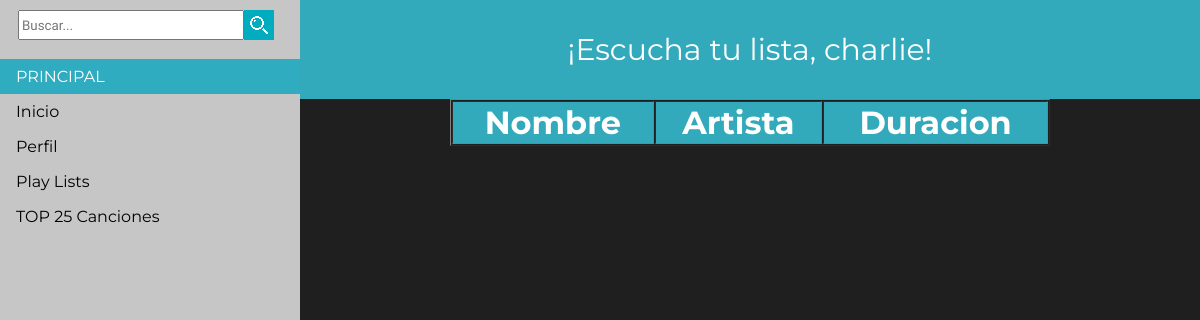
The page /mostrarLista.php?userID=2 on the database as committed earlier.
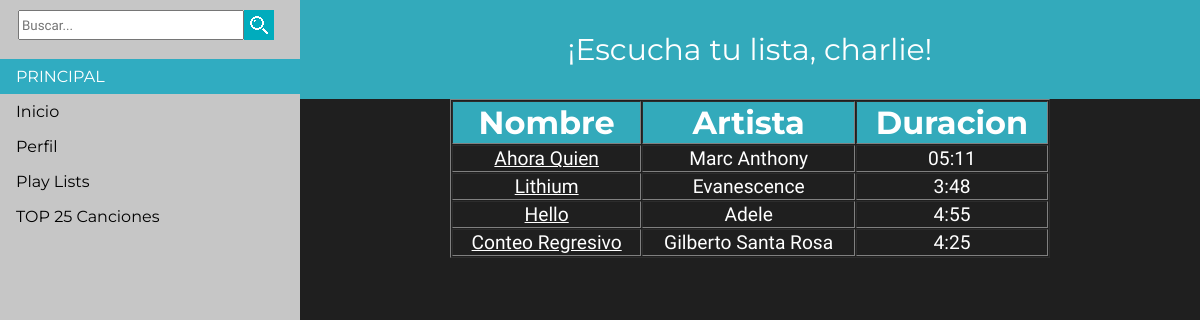
The same page on the database as committed later.
### tables this page shows
CREATE TABLE `cancion` (
  `Cod_cancion` int(11) NOT NULL,
  `CalidadA` varchar(80) NOT NULL,
  `CalidadB` varchar(80) NOT NULL,
  `Duracion` varchar(7) NOT NULL,
  `Fecha_lan` date NOT NULL,
  `Veces_escuch` int(15) NOT NULL,
  `Nombre` varchar(30) NOT NULL,
  `Cod_genero` int(11) NOT NULL,
  `Cod_album` int(11) NOT NULL
);

CREATE TABLE `artista` (
  `Cod_artista` int(11) NOT NULL,
  `Nombre` varchar(30) NOT NULL
);

### mostrarLista.php (the view, shortened to what this page needs)
<?php
	$codUsuario = $_GET['userID'];
	$conexion  = connect("Musica");
	$conexionUsuario = connect("usuarios");
	$queryLista = mysqli_query($conexion,"SELECT cancion.Cod_cancion, cancion.Nombre,artista.Nombre AS Artista ,cancion.Duracion FROM listarep, cancion,artista,artistacancion
	WHERE cancion.Cod_cancion = listarep.Cod_cancion AND
	artista.Cod_artista = artistacancion.Cod_artista AND
	artistacancion.Cod_cancion = cancion.Cod_cancion AND
	listarep.Usuario = '$codUsuario';");
	$queryUsuario = mysqli_query($conexionUsuario,"SELECT username FROM usuario WHERE userid = '$codUsuario' ;");
	$arregloUsuario = mysqli_fetch_assoc($queryUsuario);
	$nombreUsuario = $arregloUsuario['username'];
?>
<!DOCTYPE HTML>
<html>
<head>
	<link rel = "stylesheet" href = "style/formatoMostrarLista.css">
</head>
<body>
	<div id="container">
		<?php include("menuIzquierda.php"); ?>
		<div id="content">
			<div id="header">
				<p id="titulo">¡Escucha tu lista,  <?php echo $nombreUsuario; ?>!</p>
			</div>
			<div id="datos">
				<table id ="table1" width="600" border="1" cellpading="1" cellspacing="1" >
					<tr>
						<th style="background-color: #33AABB; color: white; font-size: 200%; font-family: Montserrat; ">Nombre</th>
						<th style="background-color: #33AABB; color: white; font-size: 200%; font-family: Montserrat; ">Artista</th>
						<th style="background-color: #33AABB; color: white; font-size: 200%; font-family: Montserrat; ">Duracion</th>
					</tr>
					<?php
						while ($cancion = mysqli_fetch_assoc($queryLista)) {
							echo "<tr>";
							echo "<td style = 'color: white; font-size: 120%; font-family: Inconsolata; ' > <a style = 'color: white' href='opciones.php?userID=$codUsuario&codCanc=".$cancion["Cod_cancion"]." ' >".$cancion["Nombre"]."</td>";
							echo "<td style = 'color: white; font-size: 120%; font-family: Inconsolata; ' >".$cancion['Artista']."</td>";
							echo "<td style = 'color: white; font-size: 120%; font-family: Inconsolata; ' >".$cancion['Duracion']."</td>";
							echo "</tr>";
						}
					?>
				</table>
			</div>
		</div>
	</div>
</body>
</html>

Rows that differ between the two databases and show on the page:
now on this page (row edited): cancion: Nombre "Ahora Quien", artista.Nombre "Marc Anthony", Duracion "05:11"
now on this page (row edited): cancion: Nombre "Lithium", artista.Nombre "Evanescence", Duracion "3:48"
now on this page (row edited): cancion: Nombre "Hello", artista.Nombre "Adele", Duracion "4:55"
now on this page (row edited): cancion: Nombre "Conteo Regresivo", artista.Nombre "Gilberto Santa Rosa", Duracion "4:25"
